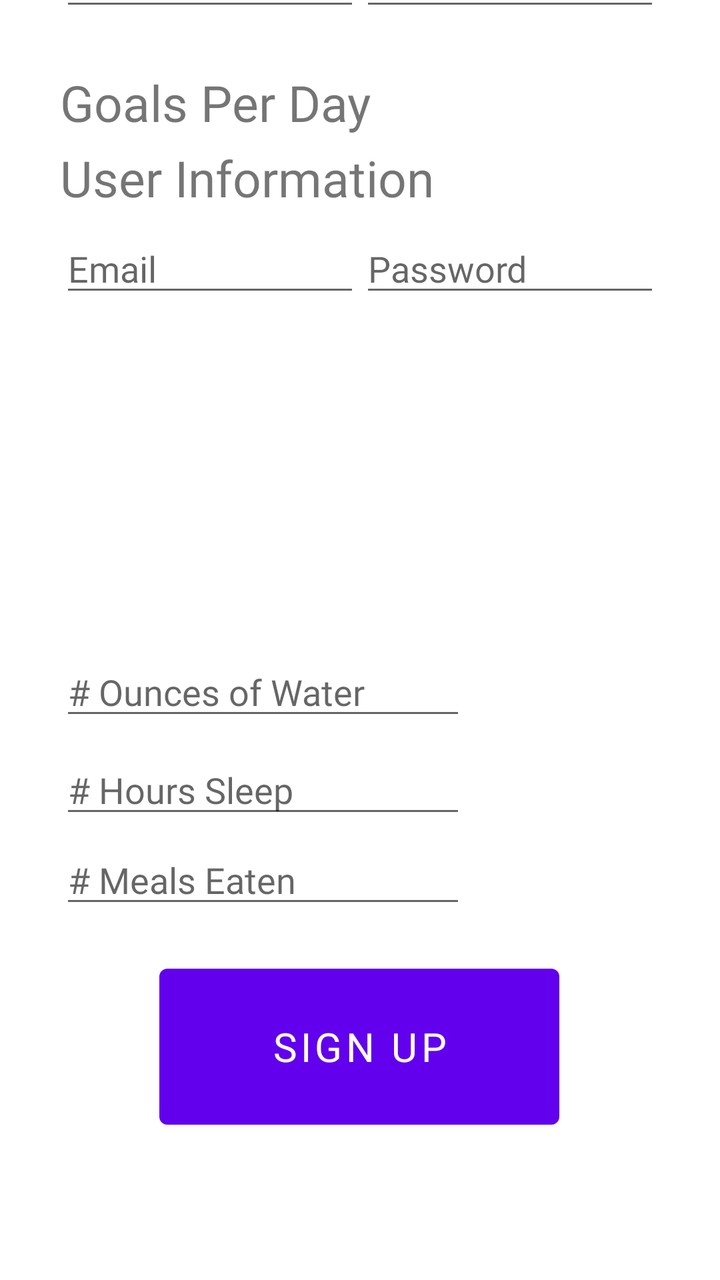
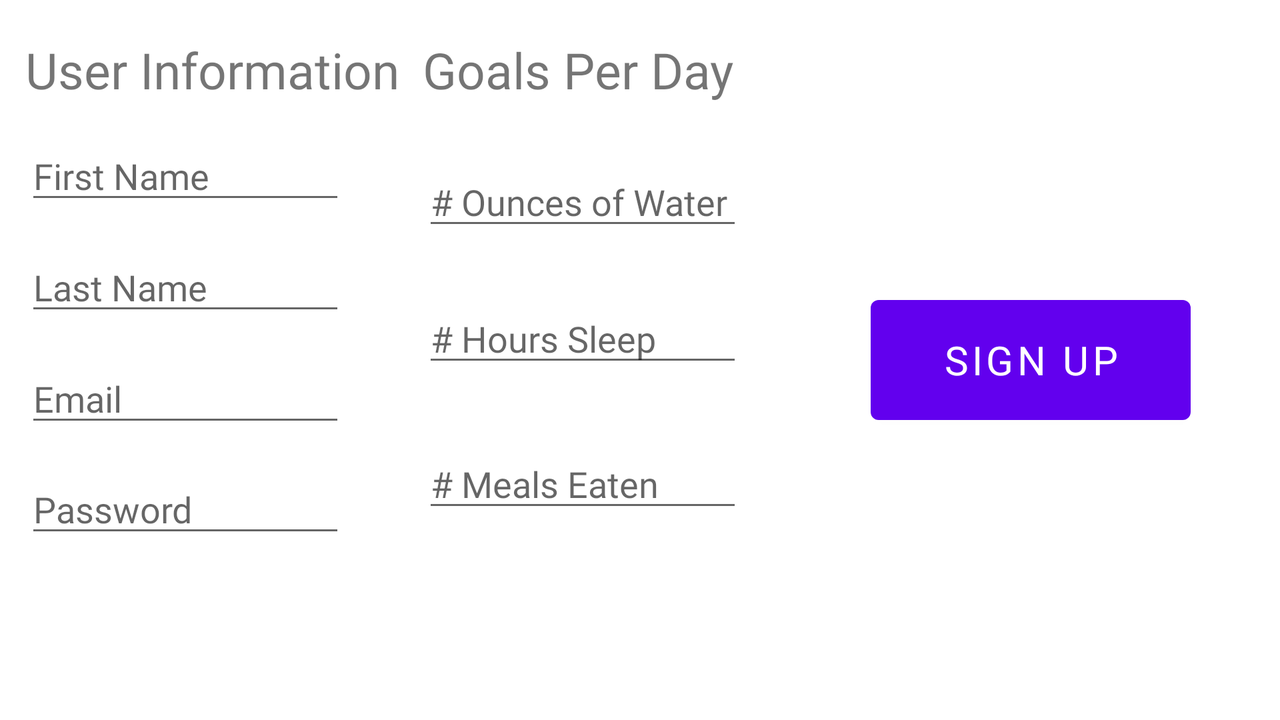

An Android layout and its configuration variant, each rendered on a device that would load it. The default file and the variant file are quoted in full after the pictures.
<!-- AndroidManifest.xml: application theme Theme.WellnessPal -->
<!-- res/layout/fragment_sign_up.xml -->
<?xml version="1.0" encoding="utf-8"?>
<androidx.constraintlayout.widget.ConstraintLayout xmlns:android="http://schemas.android.com/apk/res/android"
    xmlns:app="http://schemas.android.com/apk/res-auto"
    xmlns:tools="http://schemas.android.com/tools"
    android:layout_width="match_parent"
    android:layout_height="match_parent"
    android:paddingLeft="@dimen/activity_horizontal_margin"
    android:paddingTop="@dimen/activity_vertical_margin"
    android:paddingRight="@dimen/activity_horizontal_margin"
    android:paddingBottom="@dimen/activity_vertical_margin">

    

    <EditText
        android:id="@+id/fieldLname"
        android:layout_width="150dp"
        android:layout_height="wrap_content"
        android:ellipsize="end"
        android:hint="Last Name"
        android:inputType="textPersonName"
        android:maxLines="1"
        app:layout_constraintEnd_toEndOf="parent"
        app:layout_constraintHorizontal_bias="0.0"
        app:layout_constraintStart_toEndOf="@+id/fieldFname"
        app:layout_constraintTop_toTopOf="@+id/fieldFname" />

    <EditText
        android:id="@+id/fieldFname"
        android:layout_width="150dp"
        android:layout_height="wrap_content"
        android:layout_marginBottom="468dp"
        android:ellipsize="end"
        android:hint="First Name"
        android:inputType="textPersonName"
        android:maxLines="1"
        app:layout_constraintBottom_toTopOf="@+id/buttonSignUp"
        app:layout_constraintEnd_toEndOf="parent"
        app:layout_constraintHorizontal_bias="0.0"
        app:layout_constraintHorizontal_chainStyle="packed"
        app:layout_constraintStart_toStartOf="@id/fieldEmail" />

    <EditText
        android:id="@+id/fieldEmail"
        android:layout_width="150dp"
        android:layout_height="wrap_content"
        android:layout_marginTop="112dp"
        android:ellipsize="end"
        android:hint="@string/email"
        android:inputType="textEmailAddress"
        android:maxLines="1"
        app:layout_constraintEnd_toStartOf="@+id/fieldPassword"
        app:layout_constraintHorizontal_bias="0.5"
        app:layout_constraintHorizontal_chainStyle="packed"
        app:layout_constraintStart_toStartOf="parent"
        app:layout_constraintTop_toTopOf="parent" />

    <EditText
        android:id="@+id/fieldPassword"
        android:layout_width="150dp"
        android:layout_height="wrap_content"
        android:ellipsize="end"
        android:hint="@string/password"
        android:inputType="textPassword"
        android:maxLines="1"
        app:layout_constraintEnd_toEndOf="parent"
        app:layout_constraintHorizontal_bias="0.5"
        app:layout_constraintStart_toEndOf="@+id/fieldEmail"
        app:layout_constraintTop_toTopOf="@+id/fieldEmail" />


    <Button
        android:id="@+id/buttonSignUp"
        android:layout_width="200dp"
        android:layout_height="90dp"
        android:layout_marginTop="48dp"
        android:text="@string/sign_up"
        android:textSize="20dp"
        app:layout_constraintBottom_toBottomOf="parent"
        app:layout_constraintEnd_toEndOf="parent"
        app:layout_constraintHorizontal_bias="0.497"
        app:layout_constraintStart_toStartOf="parent"
        app:layout_constraintTop_toBottomOf="@id/fieldEmail"
        app:layout_constraintVertical_bias="0.794" />

    <TextView
        android:id="@+id/headerUserInfo"
        android:layout_width="wrap_content"
        android:layout_height="wrap_content"
        android:layout_marginTop="72dp"
        android:text="User Information"
        android:textSize="25dp"
        app:layout_constraintEnd_toEndOf="parent"
        app:layout_constraintHorizontal_bias="0.0"
        app:layout_constraintStart_toStartOf="@+id/fieldEmail"
        app:layout_constraintTop_toTopOf="parent" />

    <TextView
        android:id="@+id/headerGoals"
        android:layout_width="wrap_content"
        android:layout_height="wrap_content"
        android:layout_marginBottom="572dp"
        android:text="Goals Per Day"
        android:textSize="25dp"
        app:layout_constraintBottom_toBottomOf="parent"
        app:layout_constraintEnd_toEndOf="parent"
        app:layout_constraintHorizontal_bias="0.0"
        app:layout_constraintStart_toStartOf="@+id/fieldFname" />

    <EditText
        android:id="@+id/fieldWaterGoal"
        android:layout_width="203dp"
        android:layout_height="41dp"
        android:layout_marginTop="324dp"
        android:ellipsize="end"
        android:hint="@string/water_goal"
        android:inputType="numberDecimal"
        android:maxLines="1"
        app:layout_constraintEnd_toEndOf="parent"
        app:layout_constraintHorizontal_bias="0.0"
        app:layout_constraintStart_toStartOf="@+id/headerGoals"
        app:layout_constraintTop_toTopOf="parent" />

    <EditText
        android:id="@+id/fieldFoodGoal"
        android:layout_width="203dp"
        android:layout_height="41dp"
        android:layout_marginTop="4dp"
        android:ellipsize="end"
        android:hint="@string/num_meals"
        android:inputType="numberDecimal"
        android:maxLines="1"
        app:layout_constraintEnd_toEndOf="parent"
        app:layout_constraintHorizontal_bias="0.0"
        app:layout_constraintStart_toStartOf="@+id/fieldSleepGoal"
        app:layout_constraintTop_toBottomOf="@+id/fieldSleepGoal" />

    <EditText
        android:id="@+id/fieldSleepGoal"
        android:layout_width="203dp"
        android:layout_height="41dp"
        android:layout_marginTop="8dp"
        android:ellipsize="end"
        android:hint="@string/hours_sleep"
        android:inputType="numberDecimal"
        android:maxLines="1"
        app:layout_constraintEnd_toEndOf="parent"
        app:layout_constraintHorizontal_bias="0.0"
        app:layout_constraintStart_toStartOf="@+id/fieldWaterGoal"
        app:layout_constraintTop_toBottomOf="@+id/fieldWaterGoal" />


</androidx.constraintlayout.widget.ConstraintLayout>
<!-- resources referenced by this layout -->
<resources>
  <string name="email">Email</string>
  <string name="hours_sleep">"# Hours Sleep"</string>
  <string name="num_meals"># Meals Eaten</string>
  <string name="password">Password</string>
  <string name="sign_up">Sign Up</string>
  <string name="water_goal"># Ounces of Water</string>
  <style name="Theme.WellnessPal" parent="Theme.MaterialComponents.DayNight.DarkActionBar">
          
          <item name="colorPrimary">@color/purple_500</item>
          <item name="colorPrimaryVariant">@color/purple_700</item>
          <item name="colorOnPrimary">@color/white</item>
          
          <item name="colorSecondary">@color/teal_200</item>
          <item name="colorSecondaryVariant">@color/teal_700</item>
          <item name="colorOnSecondary">@color/black</item>
          
          <item name="android:statusBarColor">?attr/colorPrimaryVariant</item>
          
          <item name="android:fontFamily">@font/chewy</item>
      </style>
</resources>
<!-- res/layout-land/fragment_sign_up.xml (the repository's variant of the layout above) -->
<!-- drawn on the phone turned sideways -->
<?xml version="1.0" encoding="utf-8"?>
<androidx.constraintlayout.widget.ConstraintLayout xmlns:android="http://schemas.android.com/apk/res/android"
    xmlns:app="http://schemas.android.com/apk/res-auto"
    xmlns:tools="http://schemas.android.com/tools"
    android:layout_width="match_parent"
    android:layout_height="match_parent">

    

    <EditText
        android:id="@+id/fieldLname"
        android:layout_width="0dp"
        android:layout_height="wrap_content"
        android:ellipsize="end"
        android:hint="Last Name"
        android:inputType="textPersonName"
        android:maxLines="1"
        app:layout_constraintEnd_toStartOf="@id/guideline33"
        app:layout_constraintBottom_toTopOf="@id/fieldEmail"
        app:layout_constraintHorizontal_bias="0.0"
        app:layout_constraintStart_toEndOf="@+id/guideline29"
        app:layout_constraintTop_toBottomOf="@+id/fieldFname"
        app:layout_constraintWidth_percent="0.25" />

    <EditText
        android:id="@+id/fieldFname"
        android:layout_width="0dp"
        android:layout_height="wrap_content"
        android:ellipsize="end"
        android:hint="First Name"
        android:inputType="textPersonName"
        android:maxLines="1"
        app:layout_constraintBottom_toTopOf="@id/fieldLname"
        app:layout_constraintEnd_toStartOf="@id/guideline33"
        app:layout_constraintHorizontal_bias="0"
        app:layout_constraintStart_toEndOf="@id/guideline29"
        app:layout_constraintTop_toBottomOf="@+id/headerUserInfo"
        app:layout_constraintWidth_percent="0.25" />

    <EditText
        android:id="@+id/fieldEmail"
        android:layout_width="0dp"
        android:layout_height="wrap_content"
        android:ellipsize="end"
        android:hint="@string/email"
        android:inputType="textEmailAddress"
        android:maxLines="1"
        app:layout_constraintBottom_toTopOf="@+id/fieldPassword"
        app:layout_constraintEnd_toStartOf="@+id/guideline33"
        app:layout_constraintHorizontal_bias="0.0"
        app:layout_constraintStart_toEndOf="@id/guideline29"
        app:layout_constraintTop_toBottomOf="@id/fieldLname"
        app:layout_constraintWidth_percent="0.25" />
    
    <EditText
        android:id="@+id/fieldPassword"
        android:layout_width="0dp"
        android:layout_height="wrap_content"
        android:ellipsize="end"
        android:hint="@string/password"
        android:inputType="textPassword"
        android:maxLines="1"
        app:layout_constraintEnd_toStartOf="@id/guideline33"
        app:layout_constraintHorizontal_bias="0.0"
        app:layout_constraintStart_toEndOf="@+id/guideline29"
        app:layout_constraintTop_toBottomOf="@+id/fieldEmail"
        app:layout_constraintBottom_toTopOf="@+id/guideline34"
        app:layout_constraintWidth_percent="0.25" />


    <Button
        android:id="@+id/buttonSignUp"
        android:layout_width="0dp"
        android:layout_height="0dp"
        android:text="@string/sign_up"
        android:textSize="20dp"
        app:layout_constraintBottom_toTopOf="@id/guideline32"
        app:layout_constraintEnd_toStartOf="@id/guideline30"
        app:layout_constraintHeight_percent="0.2"
        app:layout_constraintStart_toEndOf="@id/guideline48"
        app:layout_constraintTop_toBottomOf="@id/guideline31"
        app:layout_constraintWidth_percent="0.25" />

    <TextView
        android:id="@+id/headerUserInfo"
        android:layout_width="wrap_content"
        android:layout_height="wrap_content"
        android:text="User Information"
        android:textSize="25dp"
        app:layout_constraintBottom_toTopOf="@id/fieldFname"
        app:layout_constraintEnd_toStartOf="@id/guideline33"
        app:layout_constraintHorizontal_bias="0"
        app:layout_constraintStart_toEndOf="@+id/guideline29"
        app:layout_constraintTop_toBottomOf="@id/guideline31" />
    
    <TextView
        android:id="@+id/headerGoals"
        android:layout_width="wrap_content"
        android:layout_height="wrap_content"
        android:text="Goals Per Day"
        android:textSize="25dp"
        app:layout_constraintBottom_toBottomOf="@id/headerUserInfo"
        app:layout_constraintEnd_toStartOf="@id/guideline48"
        app:layout_constraintHorizontal_bias="0.0"
        app:layout_constraintStart_toEndOf="@id/guideline33"
        app:layout_constraintTop_toTopOf="@id/headerUserInfo"
        app:layout_constraintVertical_bias="0.03" />

    <EditText
        android:id="@+id/fieldWaterGoal"
        android:layout_width="0dp"
        android:layout_height="wrap_content"
        android:ellipsize="end"
        android:hint="@string/water_goal"
        android:inputType="numberDecimal"
        android:maxLines="1"
        app:layout_constraintBottom_toTopOf="@+id/fieldSleepGoal"
        app:layout_constraintEnd_toStartOf="@id/guideline48"
        app:layout_constraintHorizontal_bias="0.0"
        app:layout_constraintStart_toEndOf="@+id/guideline33"
        app:layout_constraintTop_toBottomOf="@id/headerGoals"
        app:layout_constraintWidth_percent="0.25" />

    <EditText
        android:id="@+id/fieldFoodGoal"
        android:layout_width="0dp"
        android:layout_height="wrap_content"
        android:layout_marginTop="4dp"
        android:ellipsize="end"
        android:hint="@string/num_meals"
        android:inputType="numberDecimal"
        android:maxLines="1"
        app:layout_constraintEnd_toStartOf="@id/guideline48"
        app:layout_constraintHorizontal_bias="0.0"
        app:layout_constraintBottom_toTopOf="@+id/guideline34"
        app:layout_constraintStart_toEndOf="@+id/guideline33"
        app:layout_constraintTop_toBottomOf="@+id/fieldSleepGoal"
        app:layout_constraintWidth_percent="0.25" />

    <EditText
        android:id="@+id/fieldSleepGoal"
        android:layout_width="0dp"
        android:layout_height="wrap_content"
        android:ellipsize="end"
        android:hint="@string/hours_sleep"
        android:inputType="numberDecimal"
        android:maxLines="1"
        app:layout_constraintEnd_toStartOf="@id/guideline48"
        app:layout_constraintHorizontal_bias="0.0"
        app:layout_constraintBottom_toTopOf="@+id/fieldFoodGoal"
        app:layout_constraintStart_toStartOf="@+id/fieldWaterGoal"
        app:layout_constraintTop_toBottomOf="@+id/fieldWaterGoal"
        app:layout_constraintWidth_percent="0.25" />

    <androidx.constraintlayout.widget.Guideline
        android:id="@+id/guideline29"
        android:layout_width="wrap_content"
        android:layout_height="wrap_content"
        android:orientation="vertical"
        app:layout_constraintGuide_percent="0.02" />


    <androidx.constraintlayout.widget.Guideline
        android:id="@+id/guideline30"
        android:layout_width="wrap_content"
        android:layout_height="wrap_content"
        android:orientation="vertical"
        app:layout_constraintGuide_percent="0.95" />

    <androidx.constraintlayout.widget.Guideline
        android:id="@+id/guideline31"
        android:layout_width="wrap_content"
        android:layout_height="wrap_content"
        android:orientation="horizontal"
        app:layout_constraintGuide_percent="0.01" />

    <androidx.constraintlayout.widget.Guideline
        android:id="@+id/guideline32"
        android:layout_width="wrap_content"
        android:layout_height="wrap_content"
        android:orientation="horizontal"
        app:layout_constraintGuide_percent="0.99" />

    <androidx.constraintlayout.widget.Guideline
        android:id="@+id/guideline33"
        android:layout_width="wrap_content"
        android:layout_height="wrap_content"
        android:orientation="vertical"
        app:layout_constraintGuide_percent="0.33" />

    <androidx.constraintlayout.widget.Guideline
        android:id="@+id/guideline34"
        android:layout_width="wrap_content"
        android:layout_height="wrap_content"
        android:orientation="horizontal"
        app:layout_constraintGuide_percent="0.8" />

    <androidx.constraintlayout.widget.Guideline
        android:id="@+id/guideline47"
        android:layout_width="wrap_content"
        android:layout_height="wrap_content"
        android:orientation="horizontal"
        app:layout_constraintGuide_percent="0.4" />

    <androidx.constraintlayout.widget.Guideline
        android:id="@+id/guideline48"
        android:layout_width="wrap_content"
        android:layout_height="wrap_content"
        android:orientation="vertical"
        app:layout_constraintGuide_percent="0.66" />

</androidx.constraintlayout.widget.ConstraintLayout>
